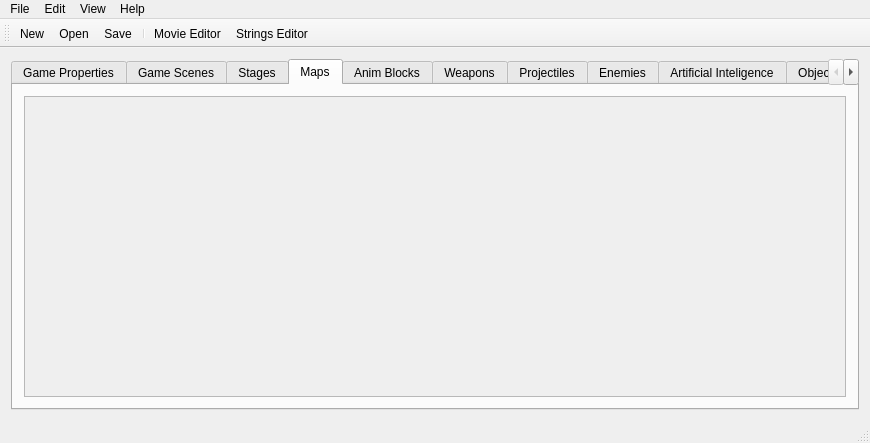
<?xml version="1.0" encoding="UTF-8"?>
<ui version="4.0">
 <class>MainWindow</class>
 <widget class="QMainWindow" name="MainWindow">
  <property name="geometry">
   <rect>
    <x>0</x>
    <y>0</y>
    <width>870</width>
    <height>443</height>
   </rect>
  </property>
  <property name="sizePolicy">
   <sizepolicy hsizetype="Expanding" vsizetype="Expanding">
    <horstretch>0</horstretch>
    <verstretch>0</verstretch>
   </sizepolicy>
  </property>
  <property name="maximumSize">
   <size>
    <width>16777215</width>
    <height>16777215</height>
   </size>
  </property>
  <property name="windowTitle">
   <string>Movie Editor</string>
  </property>
  <widget class="QWidget" name="centralWidget">
   <property name="sizePolicy">
    <sizepolicy hsizetype="Maximum" vsizetype="Maximum">
     <horstretch>0</horstretch>
     <verstretch>0</verstretch>
    </sizepolicy>
   </property>
   <layout class="QGridLayout" name="gridLayout">
    <item row="0" column="0">
     <widget class="QTabWidget" name="tabWidget">
      <property name="sizePolicy">
       <sizepolicy hsizetype="Expanding" vsizetype="Expanding">
        <horstretch>0</horstretch>
        <verstretch>0</verstretch>
       </sizepolicy>
      </property>
      <property name="currentIndex">
       <number>3</number>
      </property>
      <widget class="QWidget" name="game_tab">
       <attribute name="title">
        <string>Game Properties</string>
       </attribute>
       <layout class="QGridLayout" name="gridLayout_16">
        <item row="0" column="0">
         <widget class="QScrollArea" name="gamePropertiesScrollarea">
          <property name="widgetResizable">
           <bool>true</bool>
          </property>
          <widget class="QWidget" name="GamePropertiesScrollareaContents">
           <property name="geometry">
            <rect>
             <x>0</x>
             <y>0</y>
             <width>828</width>
             <height>297</height>
            </rect>
           </property>
          </widget>
         </widget>
        </item>
       </layout>
      </widget>
      <widget class="QWidget" name="tab">
       <attribute name="title">
        <string>Game Scenes</string>
       </attribute>
       <layout class="QGridLayout" name="gridLayout_3">
        <item row="0" column="0">
         <widget class="QScrollArea" name="gameScenes_scrollArea">
          <property name="widgetResizable">
           <bool>true</bool>
          </property>
          <widget class="QWidget" name="scrollAreaWidgetContents_8">
           <property name="geometry">
            <rect>
             <x>0</x>
             <y>0</y>
             <width>828</width>
             <height>297</height>
            </rect>
           </property>
          </widget>
         </widget>
        </item>
       </layout>
      </widget>
      <widget class="QWidget" name="stage_tab">
       <attribute name="title">
        <string>Stages</string>
       </attribute>
       <layout class="QGridLayout" name="gridLayout_5">
        <item row="0" column="0">
         <widget class="QScrollArea" name="StagesScrollarea">
          <property name="widgetResizable">
           <bool>true</bool>
          </property>
          <widget class="QWidget" name="scrollAreaWidgetContents">
           <property name="geometry">
            <rect>
             <x>0</x>
             <y>0</y>
             <width>828</width>
             <height>297</height>
            </rect>
           </property>
          </widget>
         </widget>
        </item>
       </layout>
      </widget>
      <widget class="QWidget" name="maps_tab">
       <attribute name="title">
        <string>Maps</string>
       </attribute>
       <layout class="QGridLayout" name="gridLayout_17">
        <item row="0" column="0">
         <widget class="QScrollArea" name="MapScrollArea">
          <property name="widgetResizable">
           <bool>true</bool>
          </property>
          <widget class="QWidget" name="scrollAreaWidgetContents_2">
           <property name="geometry">
            <rect>
             <x>0</x>
             <y>0</y>
             <width>828</width>
             <height>297</height>
            </rect>
           </property>
          </widget>
         </widget>
        </item>
       </layout>
      </widget>
      <widget class="QWidget" name="anim_blocks_tab">
       <attribute name="title">
        <string>Anim Blocks</string>
       </attribute>
       <layout class="QGridLayout" name="gridLayout_4">
        <item row="0" column="0">
         <widget class="QScrollArea" name="anim_tab_scrollArea">
          <property name="widgetResizable">
           <bool>true</bool>
          </property>
          <widget class="QWidget" name="scrollAnimContents">
           <property name="geometry">
            <rect>
             <x>0</x>
             <y>0</y>
             <width>828</width>
             <height>297</height>
            </rect>
           </property>
          </widget>
         </widget>
        </item>
       </layout>
      </widget>
      <widget class="QWidget" name="weapon_edit_tab">
       <attribute name="title">
        <string>Weapons</string>
       </attribute>
       <layout class="QHBoxLayout" name="horizontalLayout_8">
        <item>
         <widget class="QScrollArea" name="WeaponScrollArea">
          <property name="widgetResizable">
           <bool>true</bool>
          </property>
          <widget class="QWidget" name="scrollAreaWidgetContents_3">
           <property name="geometry">
            <rect>
             <x>0</x>
             <y>0</y>
             <width>828</width>
             <height>297</height>
            </rect>
           </property>
          </widget>
         </widget>
        </item>
       </layout>
      </widget>
      <widget class="QWidget" name="tab_projectiles">
       <attribute name="title">
        <string>Projectiles</string>
       </attribute>
       <layout class="QVBoxLayout" name="verticalLayout_2">
        <item>
         <widget class="QScrollArea" name="ProjectileScrollArea">
          <property name="widgetResizable">
           <bool>true</bool>
          </property>
          <widget class="QWidget" name="scrollAreaWidgetContents_4">
           <property name="geometry">
            <rect>
             <x>0</x>
             <y>0</y>
             <width>828</width>
             <height>297</height>
            </rect>
           </property>
          </widget>
         </widget>
        </item>
       </layout>
      </widget>
      <widget class="QWidget" name="npc_tab">
       <attribute name="title">
        <string>Enemies</string>
       </attribute>
       <layout class="QGridLayout" name="gridLayout_11">
        <item row="0" column="0">
         <widget class="QScrollArea" name="NPCScrollArea">
          <property name="widgetResizable">
           <bool>true</bool>
          </property>
          <widget class="QWidget" name="scrollAreaWidgetContents_5">
           <property name="geometry">
            <rect>
             <x>0</x>
             <y>0</y>
             <width>828</width>
             <height>297</height>
            </rect>
           </property>
          </widget>
         </widget>
        </item>
       </layout>
      </widget>
      <widget class="QWidget" name="ai_tab">
       <attribute name="title">
        <string>Artificial Inteligence</string>
       </attribute>
       <layout class="QGridLayout" name="gridLayout_12">
        <item row="0" column="0">
         <widget class="QScrollArea" name="AIScrollArea">
          <property name="widgetResizable">
           <bool>true</bool>
          </property>
          <widget class="QWidget" name="scrollAreaWidgetContents_6">
           <property name="geometry">
            <rect>
             <x>0</x>
             <y>0</y>
             <width>828</width>
             <height>297</height>
            </rect>
           </property>
          </widget>
         </widget>
        </item>
       </layout>
      </widget>
      <widget class="QWidget" name="object_tab">
       <attribute name="title">
        <string>Objects</string>
       </attribute>
       <layout class="QGridLayout" name="gridLayout_14">
        <item row="0" column="0">
         <widget class="QScrollArea" name="ObjectScrollArea">
          <property name="widgetResizable">
           <bool>true</bool>
          </property>
          <widget class="QWidget" name="scrollAreaWidgetContents_7">
           <property name="geometry">
            <rect>
             <x>0</x>
             <y>0</y>
             <width>828</width>
             <height>297</height>
            </rect>
           </property>
          </widget>
         </widget>
        </item>
       </layout>
      </widget>
      <widget class="QWidget" name="player_tab">
       <attribute name="title">
        <string>Player Edit</string>
       </attribute>
       <layout class="QGridLayout" name="gridLayout_18">
        <item row="0" column="0">
         <widget class="QScrollArea" name="PlayerScrollArea">
          <property name="widgetResizable">
           <bool>true</bool>
          </property>
          <widget class="QWidget" name="scrollAreaWidgetContents_9">
           <property name="geometry">
            <rect>
             <x>0</x>
             <y>0</y>
             <width>828</width>
             <height>297</height>
            </rect>
           </property>
          </widget>
         </widget>
        </item>
       </layout>
      </widget>
      <widget class="QWidget" name="armor_tab">
       <attribute name="title">
        <string>Armor Pieces</string>
       </attribute>
       <layout class="QGridLayout" name="gridLayout_2">
        <item row="0" column="0">
         <widget class="QScrollArea" name="armorScrollArea">
          <property name="widgetResizable">
           <bool>true</bool>
          </property>
          <widget class="QWidget" name="scrollAreaWidgetContents_10">
           <property name="geometry">
            <rect>
             <x>0</x>
             <y>0</y>
             <width>828</width>
             <height>297</height>
            </rect>
           </property>
          </widget>
         </widget>
        </item>
       </layout>
      </widget>
     </widget>
    </item>
   </layout>
  </widget>
  <widget class="QToolBar" name="mainToolBar">
   <attribute name="toolBarArea">
    <enum>TopToolBarArea</enum>
   </attribute>
   <attribute name="toolBarBreak">
    <bool>false</bool>
   </attribute>
   <addaction name="actionNew"/>
   <addaction name="actionOpen"/>
   <addaction name="actionSave"/>
   <addaction name="separator"/>
   <addaction name="actionMovie_Editor"/>
   <addaction name="actionStrings_Editor"/>
  </widget>
  <widget class="QStatusBar" name="statusBar"/>
  <widget class="QMenuBar" name="menuBar">
   <property name="geometry">
    <rect>
     <x>0</x>
     <y>0</y>
     <width>870</width>
     <height>19</height>
    </rect>
   </property>
   <widget class="QMenu" name="menuFILE">
    <property name="title">
     <string>File</string>
    </property>
    <addaction name="actionNew"/>
    <addaction name="actionOpen"/>
    <addaction name="actionSave"/>
    <addaction name="actionSwap_Maps"/>
    <addaction name="actionReset_Stage_Links"/>
    <addaction name="actionReset_Map"/>
    <addaction name="separator"/>
    <addaction name="actionScenes_Editor"/>
    <addaction name="actionImage_Browser"/>
    <addaction name="separator"/>
    <addaction name="actionQuit"/>
   </widget>
   <widget class="QMenu" name="menuHelp">
    <property name="title">
     <string>Help</string>
    </property>
    <addaction name="actionAbout"/>
   </widget>
   <widget class="QMenu" name="menuEdit">
    <property name="title">
     <string>Edit</string>
    </property>
    <addaction name="actionCopy"/>
    <addaction name="actionPaste"/>
   </widget>
   <widget class="QMenu" name="menuView">
    <property name="title">
     <string>View</string>
    </property>
    <widget class="QMenu" name="menuLevel">
     <property name="title">
      <string>Level</string>
     </property>
     <addaction name="actionOne"/>
     <addaction name="actionTwo"/>
     <addaction name="actionThree"/>
    </widget>
    <widget class="QMenu" name="menuZoom">
     <property name="title">
      <string>Zoom</string>
     </property>
     <addaction name="actionZoomOne"/>
     <addaction name="actionZoomTwo"/>
     <addaction name="actionZoomThree"/>
    </widget>
    <addaction name="menuLevel"/>
    <addaction name="menuZoom"/>
    <addaction name="actionGRID"/>
    <addaction name="actionObjects"/>
    <addaction name="actionNPCs"/>
    <addaction name="actionTeleporters"/>
   </widget>
   <addaction name="menuFILE"/>
   <addaction name="menuEdit"/>
   <addaction name="menuView"/>
   <addaction name="menuHelp"/>
  </widget>
  <action name="actionAbout">
   <property name="text">
    <string>About</string>
   </property>
  </action>
  <action name="actionCopy">
   <property name="text">
    <string>Copy</string>
   </property>
  </action>
  <action name="actionPaste">
   <property name="text">
    <string>Paste</string>
   </property>
  </action>
  <action name="actionNew">
   <property name="enabled">
    <bool>true</bool>
   </property>
   <property name="icon">
    <iconset>
     <normalon>:/toolbar_icons/New</normalon>
    </iconset>
   </property>
   <property name="text">
    <string>New</string>
   </property>
   <property name="toolTip">
    <string>New Game</string>
   </property>
  </action>
  <action name="actionOpen">
   <property name="enabled">
    <bool>true</bool>
   </property>
   <property name="icon">
    <iconset resource="resources/icons/icons.qrc">
     <normaloff>:/toolbar_icons/Open</normaloff>
     <normalon>:/toolbar_icons/Save</normalon>:/toolbar_icons/Open</iconset>
   </property>
   <property name="text">
    <string>Open</string>
   </property>
  </action>
  <action name="actionQuit">
   <property name="text">
    <string>Quit</string>
   </property>
  </action>
  <action name="actionSave">
   <property name="icon">
    <iconset resource="resources/icons/icons.qrc">
     <normaloff>:/toolbar_icons/Save</normaloff>:/toolbar_icons/Save</iconset>
   </property>
   <property name="text">
    <string>Save</string>
   </property>
   <property name="shortcut">
    <string>Ctrl+S</string>
   </property>
  </action>
  <action name="actionAdd">
   <property name="icon">
    <iconset resource="resources/icons/icons.qrc">
     <normaloff>:/toolbar_icons/list-add.png</normaloff>:/toolbar_icons/list-add.png</iconset>
   </property>
   <property name="text">
    <string>Add</string>
   </property>
  </action>
  <action name="actionLayer_Level">
   <property name="icon">
    <iconset resource="resources/icons/icons.qrc">
     <normaloff>:/toolbar_icons/format-list-ordered.png</normaloff>:/toolbar_icons/format-list-ordered.png</iconset>
   </property>
   <property name="text">
    <string>Layer Level</string>
   </property>
   <property name="toolTip">
    <string>Layer Level</string>
   </property>
  </action>
  <action name="actionOne">
   <property name="text">
    <string>one</string>
   </property>
  </action>
  <action name="actionTwo">
   <property name="text">
    <string>two</string>
   </property>
  </action>
  <action name="actionThree">
   <property name="text">
    <string>three</string>
   </property>
  </action>
  <action name="actionReset_Map">
   <property name="icon">
    <iconset resource="resources/icons/icons.qrc">
     <normaloff>:/toolbar_icons/archive-remove.png</normaloff>:/toolbar_icons/archive-remove.png</iconset>
   </property>
   <property name="text">
    <string>Reset Map</string>
   </property>
   <property name="toolTip">
    <string>Clear all map tiles</string>
   </property>
  </action>
  <action name="actionSwap_Maps">
   <property name="text">
    <string>Swap Stages</string>
   </property>
  </action>
  <action name="actionScenes_Editor">
   <property name="text">
    <string>Movie Editor</string>
   </property>
  </action>
  <action name="actionObjects">
   <property name="checkable">
    <bool>true</bool>
   </property>
   <property name="checked">
    <bool>true</bool>
   </property>
   <property name="text">
    <string>Objects</string>
   </property>
  </action>
  <action name="actionNPCs">
   <property name="checkable">
    <bool>true</bool>
   </property>
   <property name="checked">
    <bool>true</bool>
   </property>
   <property name="text">
    <string>Enemies</string>
   </property>
  </action>
  <action name="actionTeleporters">
   <property name="checkable">
    <bool>true</bool>
   </property>
   <property name="checked">
    <bool>true</bool>
   </property>
   <property name="text">
    <string>Teleporters</string>
   </property>
  </action>
  <action name="actionImage_Browser">
   <property name="text">
    <string>Image Browser</string>
   </property>
  </action>
  <action name="actionMovie_Editor">
   <property name="icon">
    <iconset resource="resources/icons/icons.qrc">
     <normaloff>:/toolbar_icons/insert-image.png</normaloff>:/toolbar_icons/insert-image.png</iconset>
   </property>
   <property name="text">
    <string>Movie Editor</string>
   </property>
  </action>
  <action name="actionStrings_Editor">
   <property name="icon">
    <iconset resource="resources/icons/icons.qrc">
     <normaloff>:/toolbar_icons/draw-text.png</normaloff>:/toolbar_icons/draw-text.png</iconset>
   </property>
   <property name="text">
    <string>Strings Editor</string>
   </property>
  </action>
  <action name="actionReset_Stage_Links">
   <property name="icon">
    <iconset resource="resources/icons/icons.qrc">
     <normaloff>:/toolbar_icons/dialog-warning.png</normaloff>:/toolbar_icons/dialog-warning.png</iconset>
   </property>
   <property name="text">
    <string>Reset Stage Links</string>
   </property>
   <property name="toolTip">
    <string>Remove All Map Links</string>
   </property>
  </action>
  <action name="actionZoomOne">
   <property name="text">
    <string>One</string>
   </property>
  </action>
  <action name="actionZoomTwo">
   <property name="text">
    <string>Two</string>
   </property>
  </action>
  <action name="actionZoomThree">
   <property name="text">
    <string>Three</string>
   </property>
  </action>
  <action name="actionGRID">
   <property name="checkable">
    <bool>true</bool>
   </property>
   <property name="checked">
    <bool>true</bool>
   </property>
   <property name="text">
    <string>gRID</string>
   </property>
  </action>
 </widget>
 <layoutdefault spacing="6" margin="11"/>
 <resources>
  <include location="resources/icons/icons.qrc"/>
 </resources>
 <connections/>
</ui>
